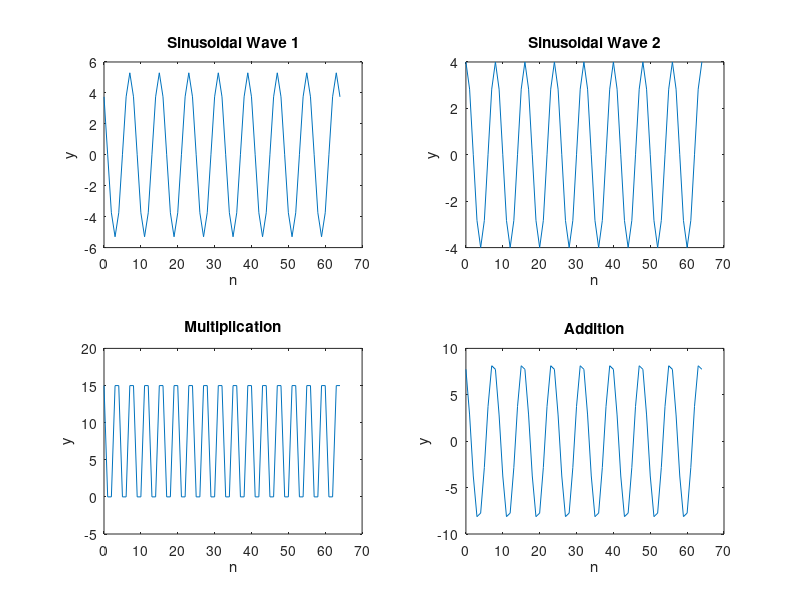

This figure's MATLAB source:
clc;
clear;
n=0:64;
A1=5.3;
fo=1;
fs=8;
subplot(2,2,1);
y1=A1*cos(2*pi*(fo/fs)*n+pi/4);
plot(n,y1);
xlabel('n');
ylabel('y');
title('Sinusoidal Wave 1');


A2 = 4;
subplot(2,2,2);
y2=A2*cos(2*pi*(fo/fs)*n);
plot(n,y2);
xlabel('n');
ylabel('y');
title('Sinusoidal Wave 2');


subplot(2,2,3);
y3=y1.*y2;
plot(n,y3);
xlabel('n');
ylabel('y');
title('Multiplication');

subplot(2,2,4);
y4=y1+y2;
plot(n,y4);
xlabel('n');
ylabel('y');
title('Addition');
